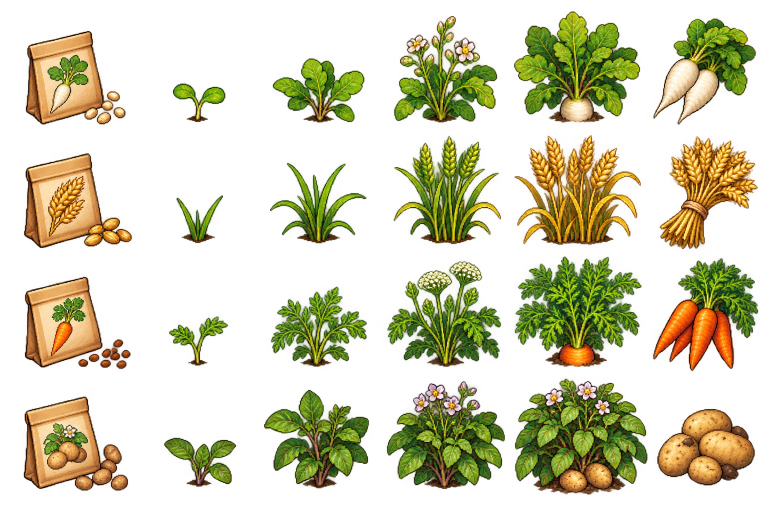
#> input picture assets/generated/hearthwood/farming-v1/sheet-0.png, 1536 x 1024 px (shown at 1/2 size); its folder holds only this picture in this run
$ python build_farming_art.py ../assets/generated/hearthwood/farming-v1/sheet-0.png
#> lines starting #> are read from the running program, lines starting #| are printed output that depends on the picture
"""Reproducible crop-sheet slicing. Original generated sheets stay unmodified."""
import hashlib,json,sys
from pathlib import Path
from PIL import Image,ImageOps,ImageDraw
root=Path(__file__).resolve().parents[1]
hashfile=lambda p:hashlib.sha256(p.read_bytes()).hexdigest()
crops=json.loads((root/'backend/app/crops.json').read_text())
#> (reads backend/app/crops.json from the repository)
records=[];sources=[];contact=Image.new('RGBA',(768,12*112),(244,239,222,255))
#> after `contact = Image.new('RGBA', (768, 12 * 112), (244, 239, 222, 255))`:
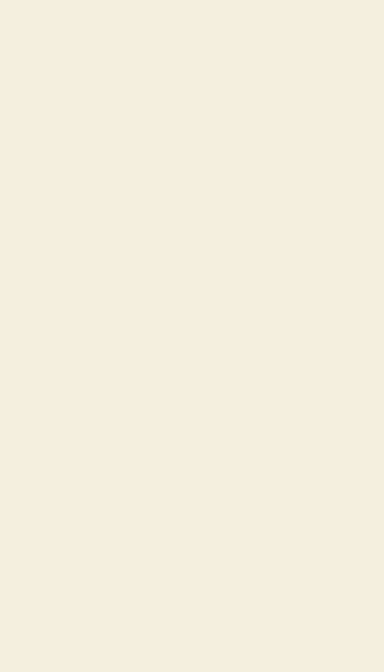
#> contact: PIL image 768x1344 RGBA (shown at 1/2 size); mean R, G, B, A 244, 239, 222, 255
for sheet in range(3):
 source=root/f'assets/generated/hearthwood/farming-v1/sheet-{sheet}.png';im=Image.open(source).convert('RGBA');assert im.size==(1536,1024)
#> further down, im is the input picture: PIL image 1536x1024 RGBA; mean R, G, B, A 102.3, 97.5, 28.9, 82.9
#> (the run stopped early here; a loop or call above may not have finished)
